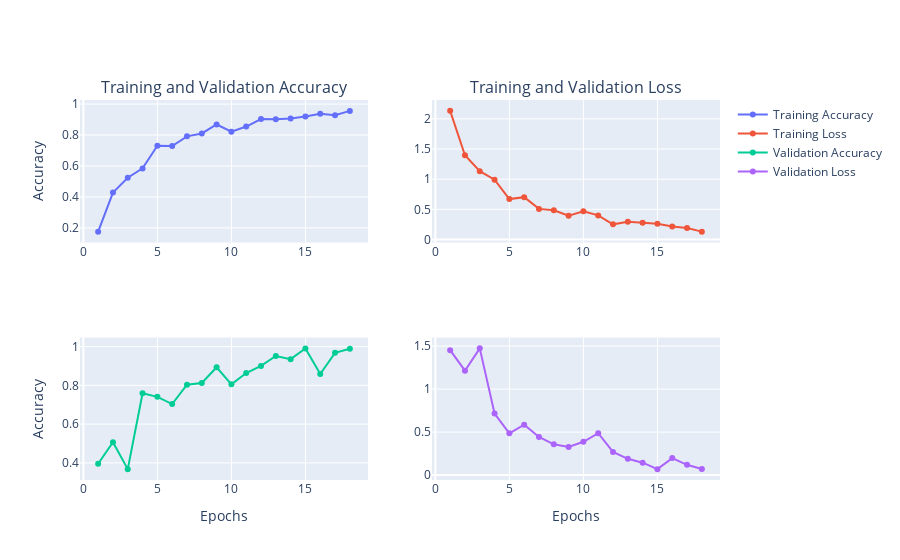

Notebook code cell kept with this figure:
### Markdown cell above
### Training, Validation Accuracy and Losses

### Code cell
import plotly.graph_objects as go

acc = history.history['accuracy']
val_acc = history.history['val_accuracy']
loss = history.history['loss']
val_loss = history.history['val_loss']
epochs = range(1, len(acc) + 1)


fig = make_subplots(rows=2, cols=2, subplot_titles=['Training and Validation Accuracy', 'Training and Validation Loss'])

fig.add_trace(go.Scatter(x=list(epochs),y=acc, mode='lines+markers', name='Training Accuracy'), row=1, col=1)
fig.add_trace(go.Scatter(x=list(epochs),y=loss, mode='lines+markers', name='Training Loss'), row=1, col=2)
fig.add_trace(go.Scatter(x=list(epochs),y=val_acc, mode='lines+markers', name='Validation Accuracy'), row=2, col=1)
fig.add_trace(go.Scatter(x=list(epochs),y=val_loss, mode='lines+markers', name='Validation Loss'), row=2, col=2)


fig.update_layout(
    xaxis3_title='Epochs',
    xaxis4_title='Epochs',
    yaxis_title = 'Accuracy',
    yaxis3_title = 'Accuracy'

)
fig.show()

### Figure 1 — Plotly figure (JSON) as saved in the notebook; plotly's stock layout.template omitted (floating-point values rounded to 4 significant figures)
{"data": [{"mode": "lines+markers", "name": "Training Accuracy", "type": "scatter", "x": [1, 2, 3, 4, 5, 6, 7, 8, 9, 10, 11, 12, 13, 14, 15, 16, 17, 18], "xaxis": "x", "y": [0.1761, 0.4286, 0.5243, 0.5846, 0.7305, 0.729, 0.7915, 0.81, 0.868, 0.8216, 0.8548, 0.9035, 0.9012, 0.9066, 0.9197, 0.9367, 0.9282, 0.956], "yaxis": "y"}, {"mode": "lines+markers", "name": "Training Loss", "type": "scatter", "x": [1, 2, 3, 4, 5, 6, 7, 8, 9, 10, 11, 12, 13, 14, 15, 16, 17, 18], "xaxis": "x2", "y": [2.132, 1.397, 1.132, 0.9916, 0.6707, 0.7027, 0.5082, 0.4845, 0.3949, 0.4688, 0.4004, 0.252, 0.2938, 0.2804, 0.2606, 0.2181, 0.1915, 0.1313], "yaxis": "y2"}, {"mode": "lines+markers", "name": "Validation Accuracy", "type": "scatter", "x": [1, 2, 3, 4, 5, 6, 7, 8, 9, 10, 11, 12, 13, 14, 15, 16, 17, 18], "xaxis": "x3", "y": [0.3958, 0.5069, 0.3681, 0.7593, 0.7407, 0.7037, 0.8032, 0.8125, 0.8935, 0.8056, 0.8634, 0.9005, 0.9514, 0.9352, 0.9907, 0.8588, 0.9676, 0.9884], "yaxis": "y3"}, {"mode": "lines+markers", "name": "Validation Loss", "type": "scatter", "x": [1, 2, 3, 4, 5, 6, 7, 8, 9, 10, 11, 12, 13, 14, 15, 16, 17, 18], "xaxis": "x4", "y": [1.453, 1.214, 1.473, 0.7154, 0.4856, 0.5866, 0.4439, 0.3575, 0.3274, 0.387, 0.4866, 0.2688, 0.1891, 0.1444, 0.06948, 0.1979, 0.1194, 0.0711], "yaxis": "y4"}], "layout": {"annotations": [{"font": {"size": 16}, "showarrow": false, "text": "Training and Validation Accuracy", "x": 0.225, "xanchor": "center", "xref": "paper", "y": 1, "yanchor": "bottom", "yref": "paper"}, {"font": {"size": 16}, "showarrow": false, "text": "Training and Validation Loss", "x": 0.775, "xanchor": "center", "xref": "paper", "y": 1, "yanchor": "bottom", "yref": "paper"}], "xaxis": {"anchor": "y", "domain": [0, 0.45]}, "xaxis2": {"anchor": "y2", "domain": [0.55, 1]}, "xaxis3": {"anchor": "y3", "domain": [0, 0.45], "title": {"text": "Epochs"}}, "xaxis4": {"anchor": "y4", "domain": [0.55, 1], "title": {"text": "Epochs"}}, "yaxis": {"anchor": "x", "domain": [0.625, 1], "title": {"text": "Accuracy"}}, "yaxis2": {"anchor": "x2", "domain": [0.625, 1]}, "yaxis3": {"anchor": "x3", "domain": [0, 0.375], "title": {"text": "Accuracy"}}, "yaxis4": {"anchor": "x4", "domain": [0, 0.375]}}}
